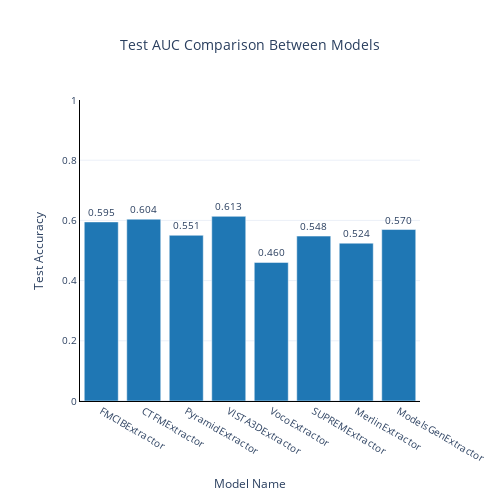

This figure's notebook cell:
### Code cell
# Plot test accuracies using plotly
fig = px.bar( # Create a bar plot using plotly
    x=list(test_accuracies_dict.keys()), # Set the x-axis values to the model names
    y=list(test_accuracies_dict.values()), # Set the y-axis values to the test accuracies
    labels={'x': 'Model Name', 'y': 'Test Accuracy'}, # Set the axis labels
    title='Test AUC Comparison Between Models', # Set the title of the plot
    template='plotly_white', # Set the plot template to plotly_white
    text=[f'{val:.3f}' for val in test_accuracies_dict.values()], # Set the text labels for each bar
    width=500, # Set the width of the plot
    height=500, # Set the height of the plot
)

fig.update_traces( # Update the traces of the plot
    textposition='outside', # Set the text position to outside the bars
    marker_color='#1f77b4' # Set the marker color to #1f77b4
)

fig.update_layout( # Update the layout of the plot
    showlegend=False, # Hide the legend
    plot_bgcolor='rgba(0,0,0,0)', # Set the plot background color to transparent
    yaxis_range=[0,1], # Set the y-axis range to 0-1
    xaxis_linecolor='black', # Set the x-axis line color to black
    yaxis_linecolor='black', # Set the y-axis line color to black
    xaxis_ticks='', # Hide the x-axis ticks
    yaxis_ticks='', # Hide the y-axis ticks
    title_x=0.5, # Set the title position to the center
    font=dict(size=10) # Set the font size to 10
)

fig.show() # Show the plot

### Figure 1 — Plotly figure (JSON) as saved in the notebook; plotly's stock layout.template omitted (floating-point values rounded to 4 significant figures)
{"data": [{"alignmentgroup": "True", "hovertemplate": "Model Name=%{x}<br>Test Accuracy=%{y}<br>text=%{text}<extra></extra>", "legendgroup": "", "marker": {"color": "#1f77b4", "pattern": {"shape": ""}}, "name": "", "offsetgroup": "", "orientation": "v", "showlegend": false, "text": ["0.595", "0.604", "0.551", "0.613", "0.460", "0.548", "0.524", "0.570"], "textposition": "outside", "type": "bar", "x": ["FMCIBExtractor", "CTFMExtractor", "PyramidExtractor", "VISTA3DExtractor", "VocoExtractor", "SUPREMExtractor", "MerlinExtractor", "ModelsGenExtractor"], "xaxis": "x", "y": [0.595, 0.6041, 0.5506, 0.6135, 0.4604, 0.5479, 0.5243, 0.5697], "yaxis": "y"}], "layout": {"barmode": "relative", "font": {"size": 10}, "height": 500, "legend": {"tracegroupgap": 0}, "plot_bgcolor": "rgba(0,0,0,0)", "showlegend": false, "title": {"text": "Test AUC Comparison Between Models", "x": 0.5}, "width": 500, "xaxis": {"anchor": "y", "domain": [0, 1], "linecolor": "black", "ticks": "", "title": {"text": "Model Name"}}, "yaxis": {"anchor": "x", "domain": [0, 1], "linecolor": "black", "range": [0, 1], "ticks": "", "title": {"text": "Test Accuracy"}}}}
